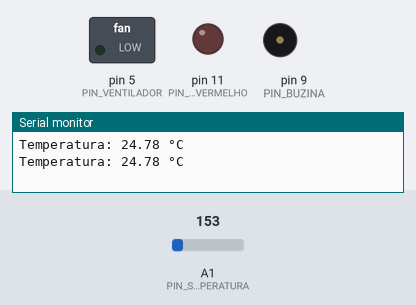
A sketch run on a simulated Arduino Uno, built with avr-gcc and run on an emulated ATmega328P. Shown: switched loads named in the sketch (green lamp = pin HIGH), output pins drawn as LEDs (lit = HIGH), buzzer (waves = sounding, pin HIGH), the last lines printed to the serial monitor. The inputs (shaded band) are chosen by the test bench; at power-on: A1 (PIN_SENSOR_TEMPERATURA) = 153.

Above: at 1.8 s.
1.9 s: A1 (PIN_SENSOR_TEMPERATURA) set to 176
At 2.8 s:
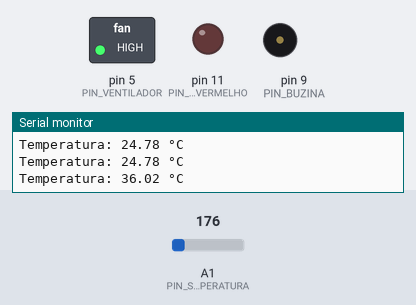
3.5 s: A1 (PIN_SENSOR_TEMPERATURA) set to 197
5.2 s: A1 (PIN_SENSOR_TEMPERATURA) set to 223
At 7.2 s:
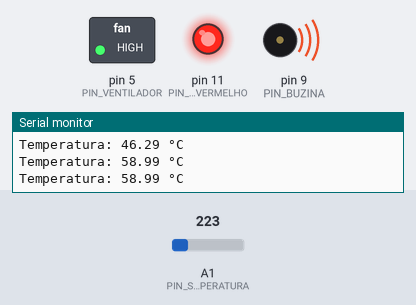
7.5 s: A1 (PIN_SENSOR_TEMPERATURA) set to 191
At 8.7 s:
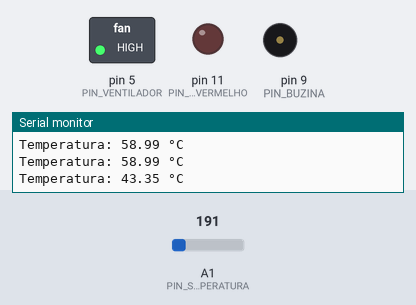
9.5 s: A1 (PIN_SENSOR_TEMPERATURA) set to 221
At 10.3 s:
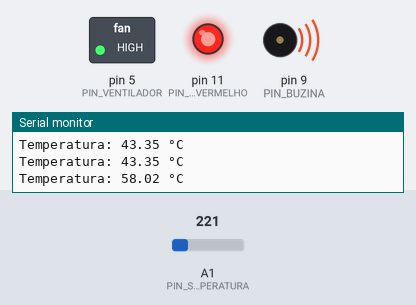
Timing chart, 0 to 12.5 s (numbered marks = the images above; inputs shaded):
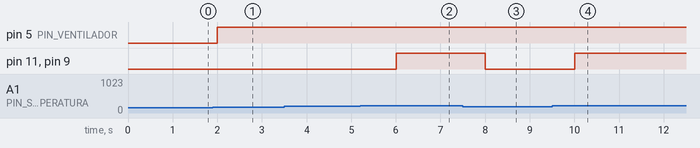

The sketch:

alarme-program.ino
```cpp
// Pino analógico do sensor de temperatura TMP36
#define PIN_SENSOR_TEMPERATURA A1

// Pinos do motor de ventilador, LED vermelho e buzina
#define PIN_VENTILADOR 5
#define PIN_LED_VERMELHO 11
#define PIN_BUZINA 9

void setup() {
  // Define os pinos como saída
  pinMode(PIN_VENTILADOR, OUTPUT);
  pinMode(PIN_LED_VERMELHO, OUTPUT);
  pinMode(PIN_BUZINA, OUTPUT);

  // Inicializa a comunicação serial para monitoramento
  Serial.begin(9600);
}

void loop() {
  // Faz a leitura da tensão do sensor de temperatura TMP36
  int tensao = analogRead(PIN_SENSOR_TEMPERATURA);

  // Converte a tensão em temperatura (considerando que o sensor gera 10mV por grau Celsius)
  float temperatura = (tensao * 5.0) / 1023.0;
  temperatura = (temperatura - 0.5) * 100.0;

  // Exibe a temperatura no monitor serial
  Serial.print("Temperatura: ");
  Serial.print(temperatura);
  Serial.println(" °C");

  // Verifica se a temperatura é maior ou igual a 30 °C
  if (temperatura >= 30) {
    // Liga o motor de ventilador
    digitalWrite(PIN_VENTILADOR, HIGH);
  } else {
    // Desliga o motor de ventilador
    digitalWrite(PIN_VENTILADOR, LOW);
  }

  // Verifica se a temperatura é maior que 50 °C
  if (temperatura > 50) {
    // Liga o LED vermelho e a buzina
    digitalWrite(PIN_LED_VERMELHO, HIGH);
    digitalWrite(PIN_BUZINA, HIGH);
  } else {
    // Desliga o LED vermelho e a buzina
    digitalWrite(PIN_LED_VERMELHO, LOW);
    digitalWrite(PIN_BUZINA, LOW);
  }

  // Aguarda um intervalo antes de fazer a próxima leitura
  delay(1000);
}
```

Measured:
- the behaviour switches between 163 and 164 on A1 (PIN_SENSOR_TEMPERATURA) (found by bisection; images 0 and 1)
- the behaviour switches between 204 and 205 on A1 (PIN_SENSOR_TEMPERATURA) (found by bisection; images 1 and 2)
- after the input at 1.9 s, pin 5 (PIN_VENTILADOR): LOW → HIGH after 0.10 s
- after the input at 5.2 s, pin 11 (PIN_LED_VERMELHO), pin 9 (PIN_BUZINA): LOW → HIGH after 0.81 s
- after the input at 7.5 s, pin 11 (PIN_LED_VERMELHO), pin 9 (PIN_BUZINA): HIGH → LOW after 0.51 s
- after the input at 9.5 s, pin 11 (PIN_LED_VERMELHO), pin 9 (PIN_BUZINA): LOW → HIGH after 0.51 s
